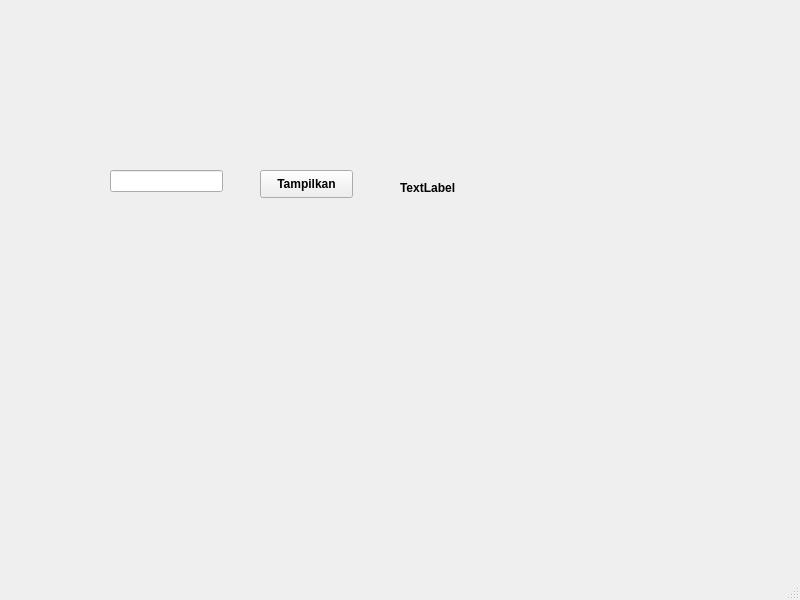
<?xml version="1.0" encoding="UTF-8"?>
<ui version="4.0">
 <class>MainWindow</class>
 <widget class="QMainWindow" name="MainWindow">
  <property name="geometry">
   <rect>
    <x>0</x>
    <y>0</y>
    <width>800</width>
    <height>600</height>
   </rect>
  </property>
  <property name="windowTitle">
   <string>MainWindow</string>
  </property>
  <widget class="QWidget" name="centralwidget">
   <widget class="QLineEdit" name="lineEdit">
    <property name="geometry">
     <rect>
      <x>110</x>
      <y>170</y>
      <width>113</width>
      <height>22</height>
     </rect>
    </property>
   </widget>
   <widget class="QPushButton" name="pushButton">
    <property name="geometry">
     <rect>
      <x>260</x>
      <y>170</y>
      <width>93</width>
      <height>28</height>
     </rect>
    </property>
    <property name="font">
     <font>
      <weight>75</weight>
      <bold>true</bold>
     </font>
    </property>
    <property name="text">
     <string>Tampilkan</string>
    </property>
   </widget>
   <widget class="QLabel" name="label">
    <property name="geometry">
     <rect>
      <x>400</x>
      <y>180</y>
      <width>71</width>
      <height>16</height>
     </rect>
    </property>
    <property name="font">
     <font>
      <weight>75</weight>
      <bold>true</bold>
     </font>
    </property>
    <property name="text">
     <string>TextLabel</string>
    </property>
   </widget>
  </widget>
  <widget class="QMenuBar" name="menubar">
   <property name="geometry">
    <rect>
     <x>0</x>
     <y>0</y>
     <width>800</width>
     <height>26</height>
    </rect>
   </property>
  </widget>
  <widget class="QStatusBar" name="statusbar"/>
 </widget>
 <resources/>
 <connections/>
</ui>
